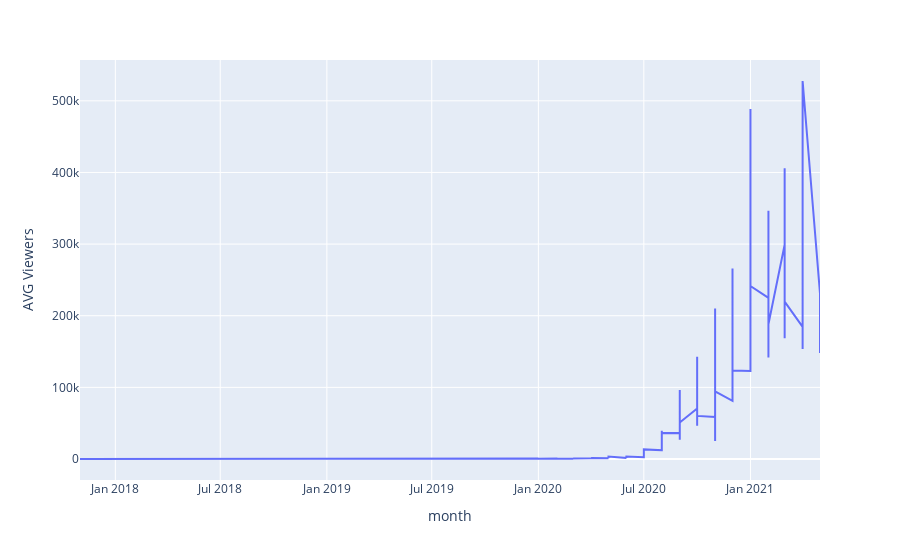

Here is the notebook cell this chart was saved with:
### Code cell
px.line(target, x='month', y='AVG Viewers')

### Figure 1 — Plotly figure (JSON) as saved in the notebook; plotly's stock layout.template omitted (floating-point values rounded to 4 significant figures; data arrays with more than 128 entries replaced by an {"elided": "..."} marker saying what was removed)
{"data": [{"hovertemplate": "month=%{x}<br>AVG Viewers=%{y}<extra></extra>", "legendgroup": "", "line": {"color": "#636efa", "dash": "solid"}, "mode": "lines", "name": "", "orientation": "v", "showlegend": false, "type": "scatter", "x": {"elided": "663 str values"}, "xaxis": "x", "y": {"elided": "663 int values"}, "yaxis": "y"}], "layout": {"legend": {"tracegroupgap": 0}, "margin": {"t": 60}, "xaxis": {"anchor": "y", "domain": [0, 1], "title": {"text": "month"}}, "yaxis": {"anchor": "x", "domain": [0, 1], "title": {"text": "AVG Viewers"}}}}
